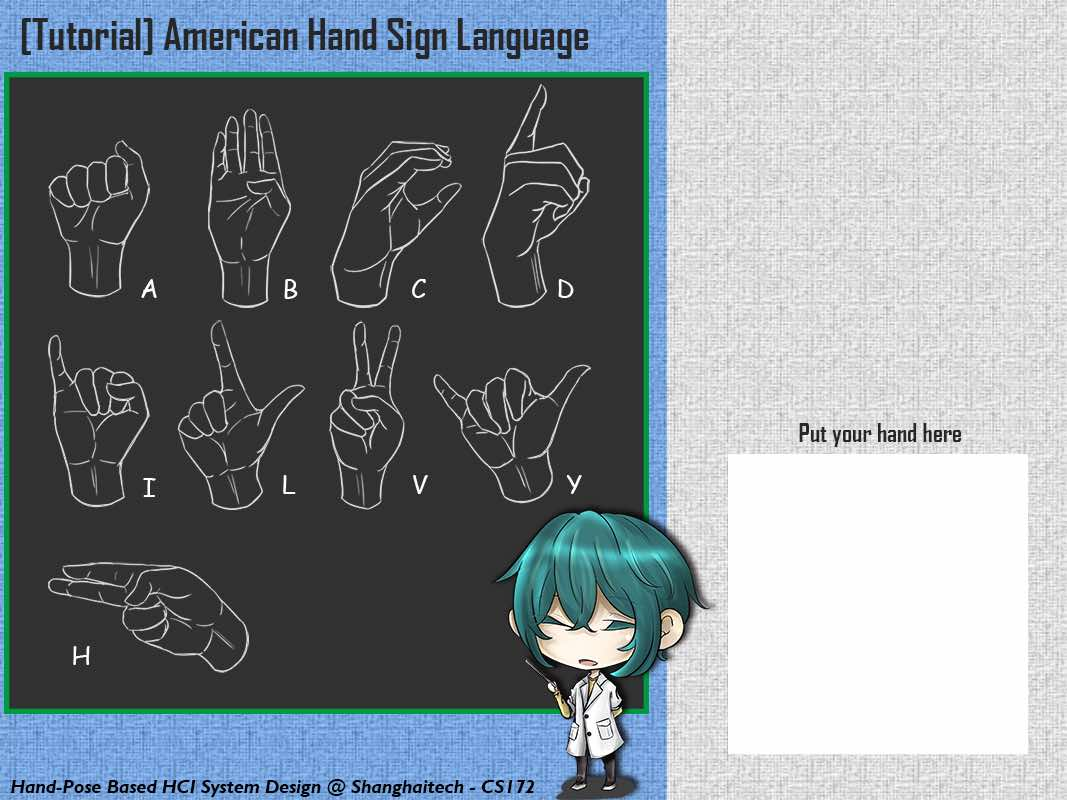
#> input picture resources/1067800bg.jpg, 1067 x 800 px
$ python -i functions.py   (imports and definitions only)   (older library calls are emulated)
#> lines starting #> are read from the running program, lines starting #| are printed output that depends on the picture; after the words box and inside, x2 and y2 are one past the last pixel; in counts of white or black regions, pixels touching at a corner belong together
#> further down, picture is the input picture: shape (800, 1067, 3); mean B, G, R 143, 137.4, 128.7
import numpy as np
import cv2
from sklearn.externals import joblib
from sklearn.preprocessing import Imputer
# [2 lines not run here, left out]

# [21 lines left out: functions SIFTtest, getTestBoWVector, not called in this run]

def skinDetection(img):
    blur = cv2.blur(img,(5,5))
    #Convert to HSV color space
    hsv = cv2.cvtColor(blur,cv2.COLOR_BGR2HSV)
#> hsv: shape (800, 1067, 3); mean H, S, V 20.6, 22.9, 144.2
    #Create a binary image with where white will be skin colors and rest is black
    mask2 = cv2.inRange(hsv,np.array([0,0,50]),np.array([20,190,255]))
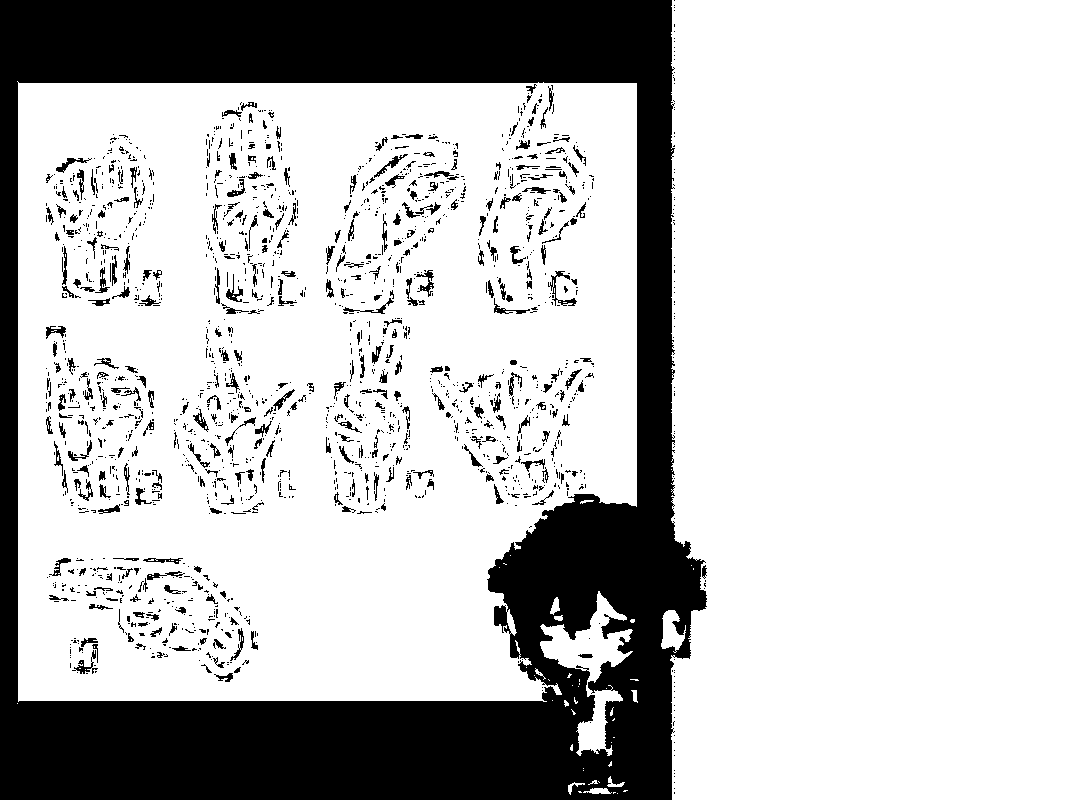
#> mask2: shape (800, 1067); 76.7% white; 1809 black regions (1450 under 20 px), largest, box (x1, y1, x2, y2) and area: (0, 0, 707, 800) 175663, (548, 271, 577, 306) 224, (416, 270, 434, 297) 168
    #Kernel matrices for morphological transformation
    kernel_square = np.ones((11,11),np.uint8)
    kernel_ellipse= cv2.getStructuringElement(cv2.MORPH_ELLIPSE,(5,5))
    #Perform morphological transformations to filter out the background noise
    #Dilation increase skin color area
    #Erosion increase skin color area
    dilation = cv2.dilate(mask2,kernel_ellipse,iterations = 1)
#> dilation: shape (800, 1067); 80.7% white; 113 black regions (110 under 20 px), largest, box (x1, y1, x2, y2) and area: (0, 0, 704, 800) 164045, (496, 608, 505, 624) 123, (677, 640, 688, 657) 98
    erosion = cv2.erode(dilation,kernel_square,iterations = 1)
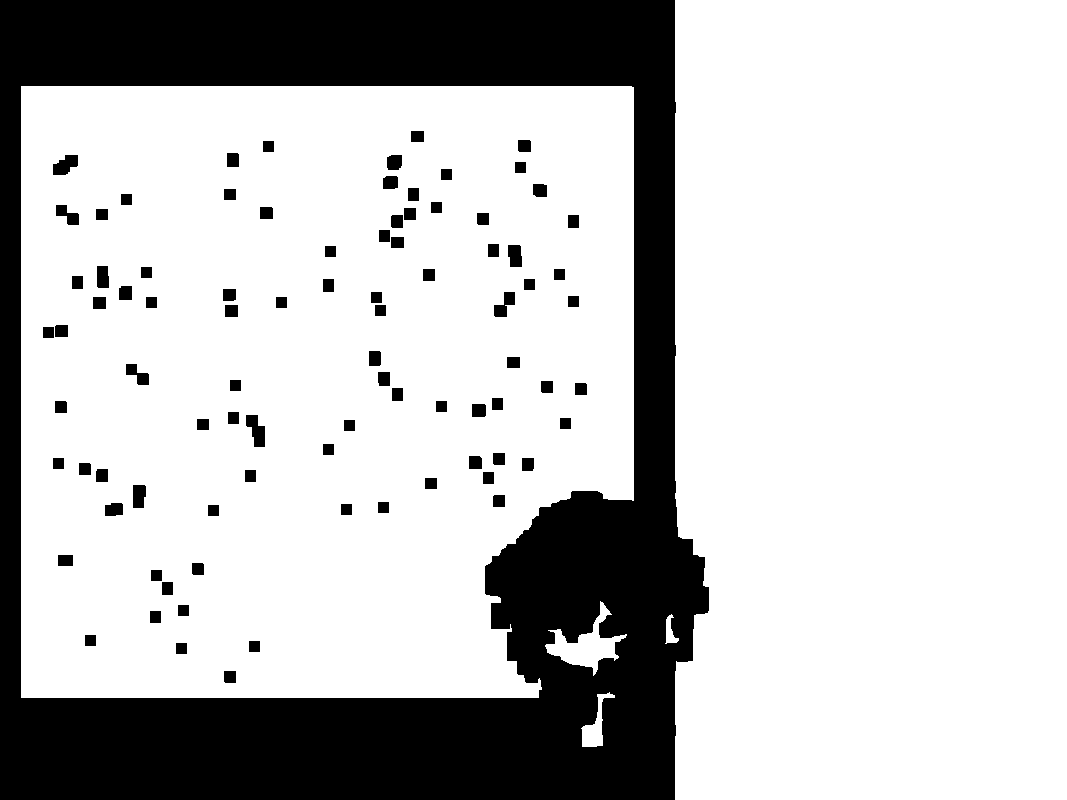
#> erosion: shape (800, 1067); 76.2% white; 89 black regions, largest, box (x1, y1, x2, y2) and area: (0, 0, 709, 800) 189940, (246, 415, 265, 447) 390, (53, 155, 78, 175) 345
    dilation2 = cv2.dilate(erosion,kernel_ellipse,iterations = 1)
#> dilation2: shape (800, 1067); 78% white; 92 black regions, largest, box (x1, y1, x2, y2) and area: (0, 0, 707, 800) 181830, (248, 417, 263, 445) 209, (55, 157, 76, 173) 194
    filtered = cv2.medianBlur(dilation2,5)
#> filtered: shape (800, 1067); 78.1% white; 92 black regions, largest, box (x1, y1, x2, y2) and area: (0, 0, 707, 800) 181823, (248, 417, 263, 445) 193, (55, 157, 76, 173) 181
    kernel_ellipse= cv2.getStructuringElement(cv2.MORPH_ELLIPSE,(8,8))
    dilation2 = cv2.dilate(filtered,kernel_ellipse,iterations = 1)
#> dilation2: shape (800, 1067); 80.3% white; 15 black regions (14 under 20 px), largest, box (x1, y1, x2, y2) and area: (0, 0, 704, 800) 167758
    kernel_ellipse= cv2.getStructuringElement(cv2.MORPH_ELLIPSE,(5,5))
    dilatin3 = cv2.dilate(filtered,kernel_ellipse,iterations = 1)
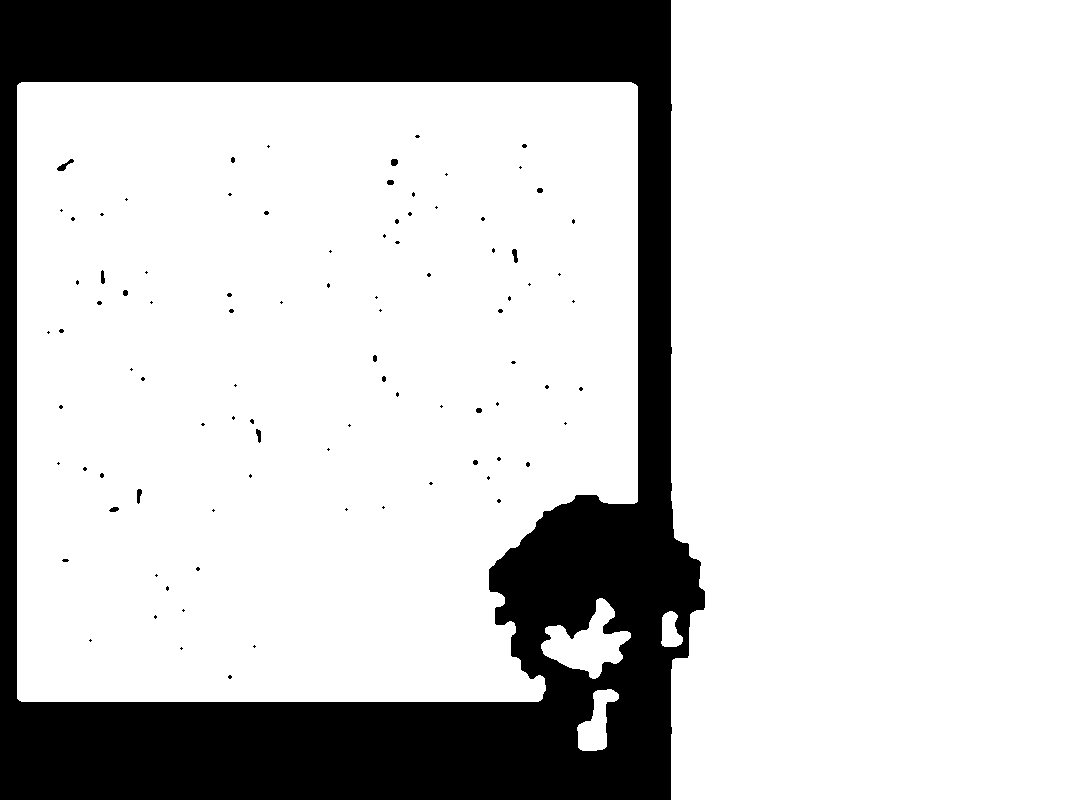
#> dilatin3: shape (800, 1067); 79.5% white; 93 black regions (77 under 20 px), largest, box (x1, y1, x2, y2) and area: (0, 0, 705, 800) 173746, (57, 159, 74, 171) 75, (512, 249, 518, 263) 55
    median = cv2.medianBlur(dilation2,5)
#> median: shape (800, 1067); 80.3% white; 1 black region, box (x1, y1, x2, y2) and area: (0, 0, 704, 800) 167759
    ret,thresh = cv2.threshold(median,10,1,cv2.THRESH_BINARY)
    mul = cv2.cvtColor(img, cv2.COLOR_BGR2GRAY)
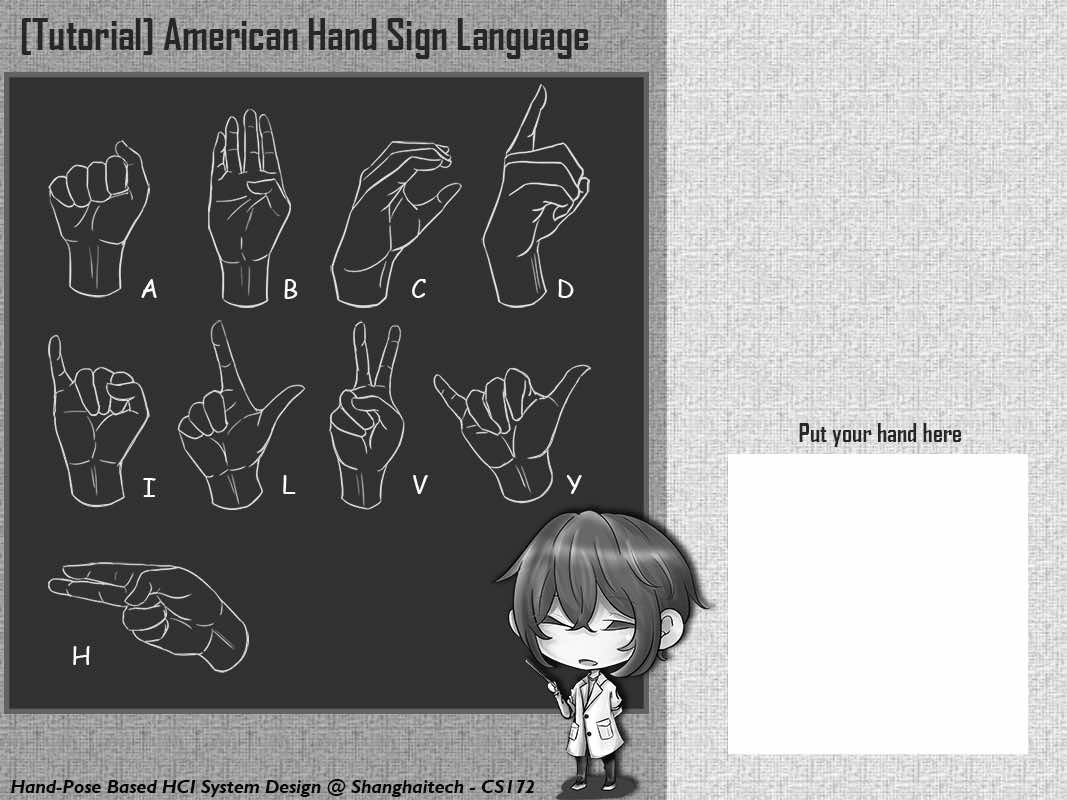
#> mul: shape (800, 1067); min 0, max 255, mean 135.4
    return mul,thresh

# [32 lines left out: function roiExtraction, not called in this run]

>>> import cv2
>>> picture = cv2.imread('resources/1067800bg.jpg')
>>> result = skinDetection(picture)
